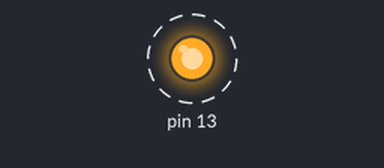
This sketch was run on a simulated Arduino Uno, built with avr-gcc and run on an emulated ATmega328P. On the bench: output pins drawn as LEDs (lit = HIGH). Dashed ring = blinking. What the sketch prints to the serial monitor is not drawn.

Above: at 0.2 s.
Timing chart, 0 to 3.0 s (numbered marks = the images above):
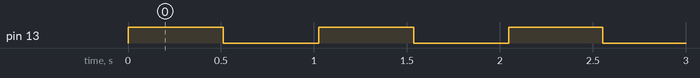

Measured:
- by itself, pin 13: alternates HIGH for 0.51 s and LOW for 0.51 s

The sketch:

Sequence.ino
```cpp
// This is dummy.
```

class_led.cpp
```cpp
#include "class_led.hpp"
#include "Arduino.h"

void Led::setPinNumber(int pin_number)
{
    _pin_number = pin_number;
    pinMode(_pin_number, OUTPUT);
}

void Led::turnOn()
{
    digitalWrite(_pin_number, HIGH);
}

void Led::turnOff()
{
    digitalWrite(_pin_number, LOW);
}
```

class_led.hpp
```cpp
#ifndef CLASS_LED_HPP
#define CLASS_LED_HPP

class Led
{
    private:
        int _pin_number;

    public:
        void setPinNumber(int pin_number);
        void turnOn();
        void turnOff();
};

#endif    // CLASS_LED_HPP
```

class_wait.cpp
```cpp
#include "class_wait.hpp"
#include "Arduino.h"

void Wait::wait(unsigned int milliseconds)
{
    _start = millis();
    do{
        _end = millis();
    }while(_end-_start < milliseconds);

    return;
}

bool Wait::isWaiting(unsigned int milliseconds)
{
    if(_is_first)
    {
        _start = millis();
        _is_first = false;
    }

    _end = millis();

    if(_end-_start < milliseconds)
    {
        _end = millis();
        return true;
    }

    _is_first = true;
    return false;
}
```

class_wait.hpp
```cpp
#ifndef CLASS_WAIT_HPP
#define CLASS_WAIT_HPP

class Wait
{
    private:
        unsigned int _start, _end;
        bool _is_first;

    public:
        void wait(unsigned int milliseconds);
        bool isWaiting(unsigned int milliseconds);
};

#endif    //CLASS_WAIT_HPP
```

sequence.cpp
```cpp
#include "class_led.hpp"
#include "class_wait.hpp"
#include "Arduino.h"

// Prototype Declaration
void sequence();

// Global Variable
int status = 0;

// Object
Led led;
Wait wait;

// Name Space
using namespace std;

// Set Up
void setup()
{
    Serial.begin(9600);
    led.setPinNumber(13);
}

// Loop
void loop()
{
    sequence();
    Serial.println("loop");
}

// Sequence
void sequence()
{
    switch(status)
    {
        case 0:
            led.turnOn();
            if(!wait.isWaiting(500))
            {
                status = 1;
            }
            break;

        case 1:
            led.turnOff();
            if(!wait.isWaiting(500))
            {
                status = 0;
            }
            break;

        default:
            Serial.println("error");
            break;
    }
}
```
